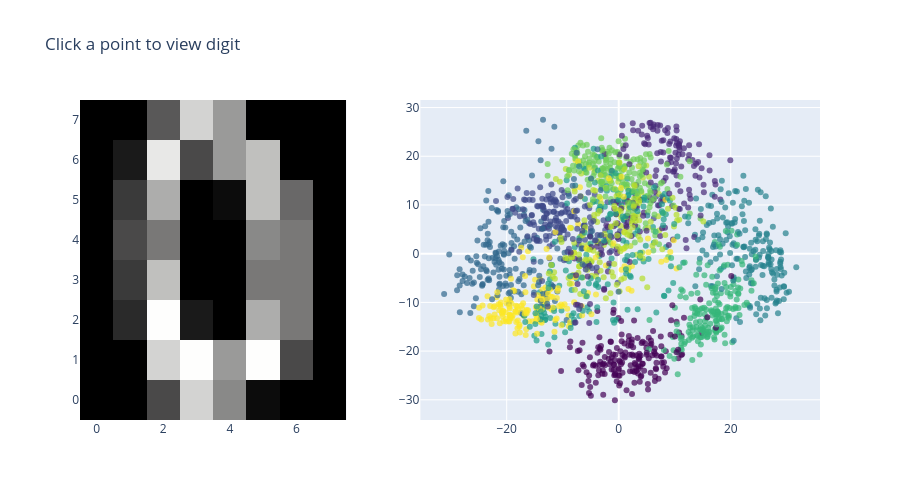

Write notebook code for a chart like this one.
### Markdown cell above
We can now plot the first two principal components of each point to learn about the data:

### Code cell
scatter = go.Scatter(
    x=projected[:, 0],
    y=projected[:, 1],
    mode='markers',
    marker=dict(
        color=digits.target,
        colorscale='Viridis',
        size=6,
        opacity=0.7
    ),
    customdata=np.arange(len(digits.data)),  # store index
)

# Initial image
img = digits.data[0].reshape(8, 8)

heatmap = go.Heatmap(
    z=img,
    colorscale='gray',
    showscale=False
)

# Subplots
from plotly.subplots import make_subplots

fig = make_subplots(
    rows=1, cols=2,
    column_widths=[0.4, 0.6],
    specs=[[{"type": "heatmap"}, {"type": "scatter"}]]
)

fig.add_trace(heatmap, row=1, col=1)
fig.add_trace(scatter, row=1, col=2)

fig.update_layout(
    title="Click a point to view digit",
    height=500
)

fig.write_html(
    "interactive_digits.html",
    include_plotlyjs='cdn',
    post_script="""
    const plot = document.querySelectorAll('.plotly-graph-div')[0];

    plot.on('plotly_click', function(data) {
        const idx = data.points[0].customdata;
        
        const digits = %s;
        const img = digits[idx];

        const update = {
            z: [img]
        };

        Plotly.restyle(plot, update, [0]);
    });
    """ % digits.data.reshape(-1, 8, 8).tolist()
)

fig

### Figure 1 — Plotly figure (JSON) as saved in the notebook; plotly's stock layout.template omitted (floating-point values rounded to 4 significant figures; data arrays with more than 128 entries replaced by an {"elided": "..."} marker saying what was removed)
{"data": [{"colorscale": [[0, "rgb(0, 0, 0)"], [0.09091, "rgb(16, 16, 16)"], [0.1818, "rgb(38, 38, 38)"], [0.2727, "rgb(59, 59, 59)"], [0.3636, "rgb(81, 80, 80)"], [0.4545, "rgb(102, 101, 101)"], [0.5455, "rgb(124, 123, 122)"], [0.6364, "rgb(146, 146, 145)"], [0.7273, "rgb(171, 171, 170)"], [0.8182, "rgb(197, 197, 195)"], [0.9091, "rgb(224, 224, 223)"], [1, "rgb(254, 254, 253)"]], "showscale": false, "type": "heatmap", "xaxis": "x", "yaxis": "y", "z": [[0.0, 0.0, 5.0, 13.0, 9.0, 1.0, 0.0, 0.0], [0.0, 0.0, 13.0, 15.0, 10.0, 15.0, 5.0, 0.0], [0.0, 3.0, 15.0, 2.0, 0.0, 11.0, 8.0, 0.0], [0.0, 4.0, 12.0, 0.0, 0.0, 8.0, 8.0, 0.0], [0.0, 5.0, 8.0, 0.0, 0.0, 9.0, 8.0, 0.0], [0.0, 4.0, 11.0, 0.0, 1.0, 12.0, 7.0, 0.0], [0.0, 2.0, 14.0, 5.0, 10.0, 12.0, 0.0, 0.0], [0.0, 0.0, 6.0, 13.0, 10.0, 0.0, 0.0, 0.0]]}, {"customdata": {"elided": "1797 int values"}, "marker": {"color": {"elided": "1797 int values"}, "colorscale": [[0, "#440154"], [0.1111, "#482878"], [0.2222, "#3e4989"], [0.3333, "#31688e"], [0.4444, "#26828e"], [0.5556, "#1f9e89"], [0.6667, "#35b779"], [0.7778, "#6ece58"], [0.8889, "#b5de2b"], [1, "#fde725"]], "opacity": 0.7, "size": 6}, "mode": "markers", "type": "scatter", "x": {"elided": "1797 float values"}, "xaxis": "x2", "y": {"elided": "1797 float values"}, "yaxis": "y2"}], "layout": {"height": 500, "title": {"text": "Click a point to view digit"}, "xaxis": {"anchor": "y", "domain": [0, 0.36]}, "xaxis2": {"anchor": "y2", "domain": [0.46, 1]}, "yaxis": {"anchor": "x", "domain": [0, 1]}, "yaxis2": {"anchor": "x2", "domain": [0, 1]}}}
